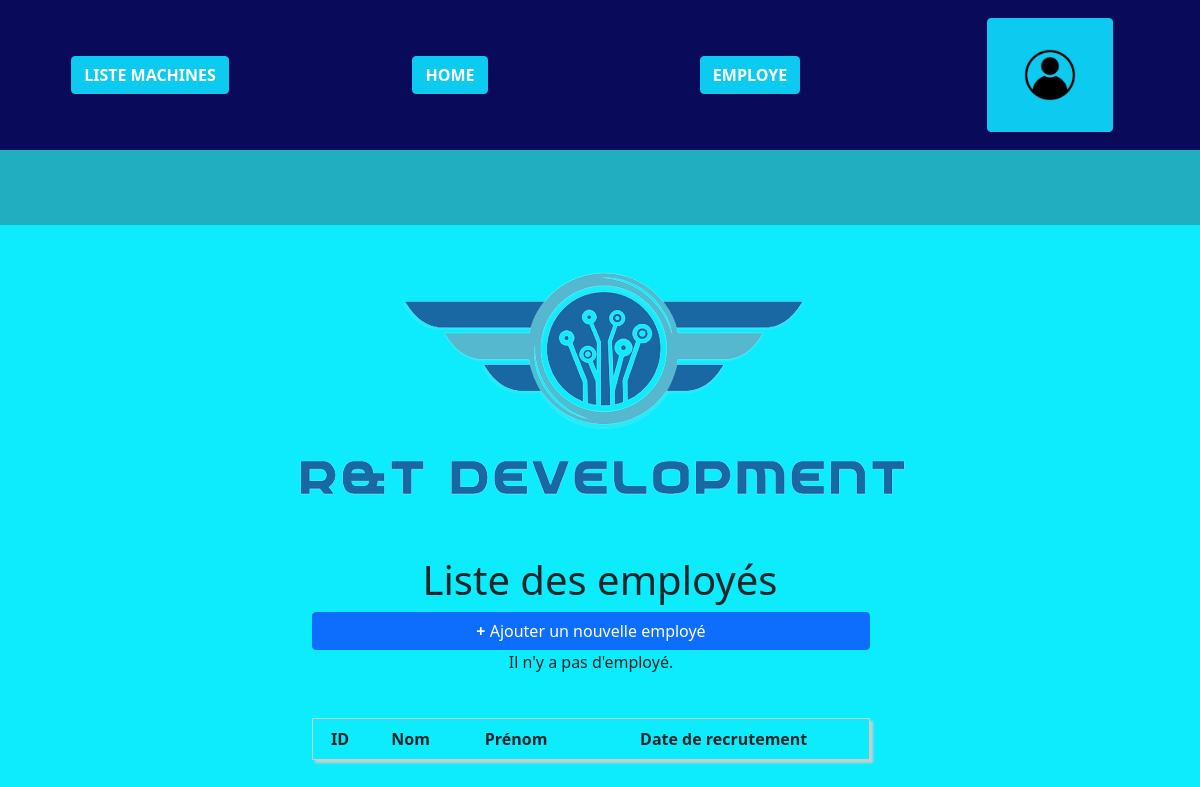
/computerApp/add-machine, run on an earlier commit of the app's database.
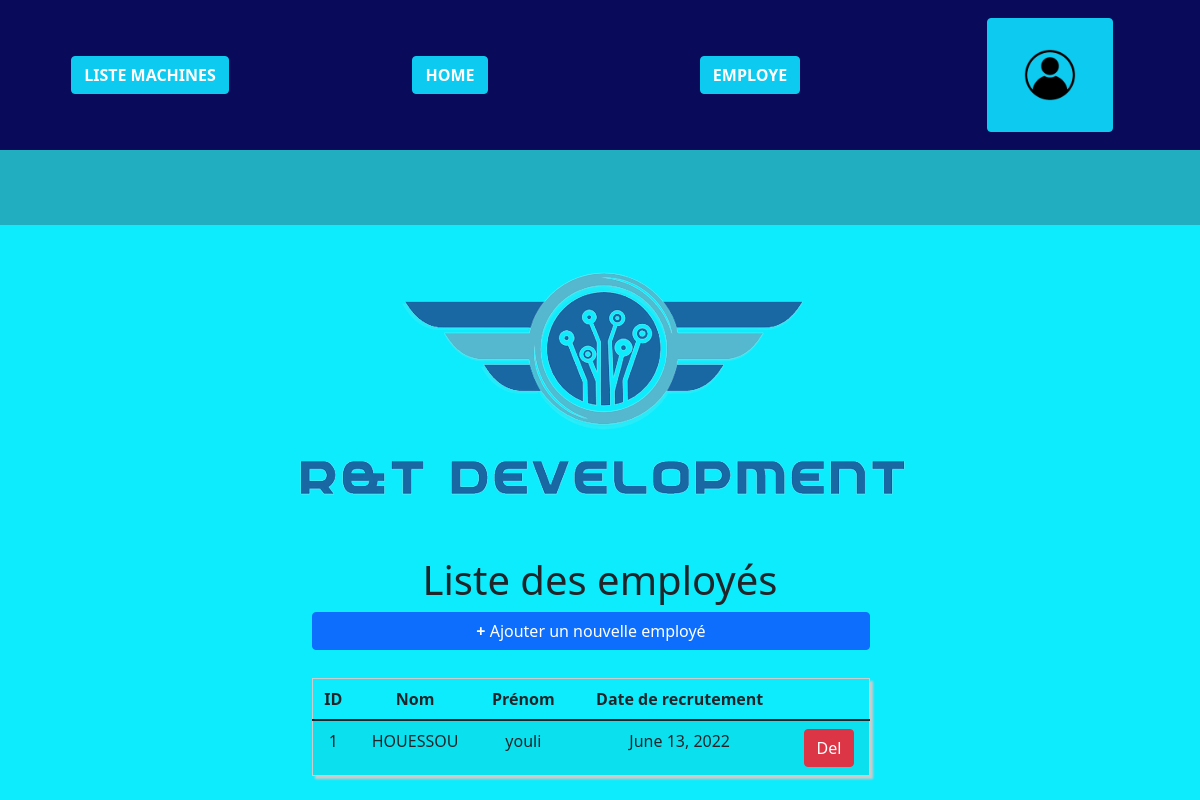
And on a later commit of the database.
### computerApp/models.py (models this page shows)
class employe(models.Model):
    id = models.AutoField(primary_key=True, editable=False)
    nom = models.CharField(max_length=15)
    prenom = models.CharField(max_length=15)
    date_recrutement = models.DateField(default = datetime.now())

### computerApp/views.py (the view)
# urls.py: path('add-machine', views.machine_add_form ,name='add_machine'),
def machine_add_form(request):
	machines = employe.objects.all()
	context = {'machines': machines}
	return render(request, 'computerapp/machine_add.html',context)

### computerApp/templates/computerapp/machine_add.html (shortened to what this page needs)
{% extends "index.html" %}
{% block content %}
    <div class="container liste-machine">
        <h1> Liste des employés</h1>
        <div class="row col-md-6 col-md-offset-2 custyle">
        <table class="table table-striped custab">
        <thead>
        <a href="#" class="btn btn-primary btn-xs pull-right"><b>+</b> Ajouter un nouvelle employé</a>
            <tr>
                <th>ID</th>
                <th>Nom</th>
                <th>Prénom</th>
                <th>Date de recrutement</th>
            </tr>
        </thead>
                {% if machines %}
                {% for machines in machines %}
                <tr>
                    <td>{{ machines.id }}</td>
                    <td>{{ machines.nom }}</td>
                    <td>{{ machines.prenom }}</td>
                    <td>{{machines.date_recrutement}}</td>
                    <td class="text-center"><a href="#" class="btn btn-danger btn-xs"> Del</a></td>
                </tr>
                {% endfor %}
                {% else %}
                <p> Il n'y a pas d'employé. </p>
                {% endif %}
        </table>
        </div>
    </div>
{% endblock %}

What changed in the data, as far as the page shows it:
added employe: id "1", nom "HOUESSOU", prenom "youli", date_recrutement "June 13, 2022"
Also different on the page:
text no longer shown: "Il n'y a pas d'employé."
